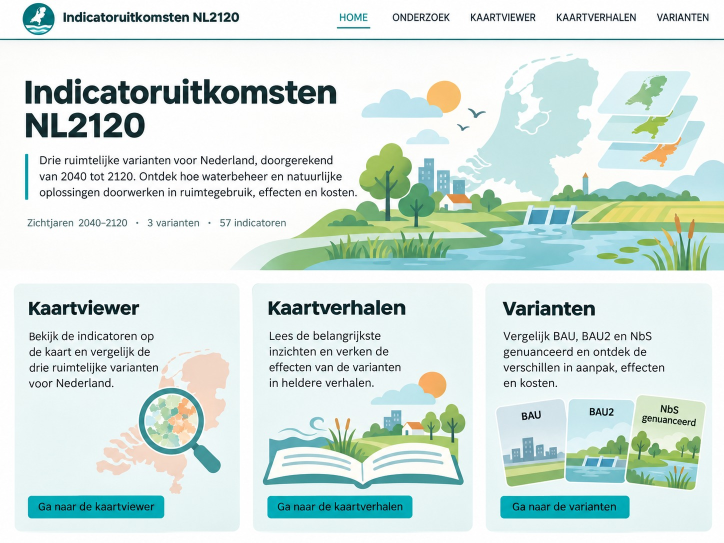
#> input picture conceptart/landing_v1.jpeg, 1448 x 1086 px (shown at 1/2 size)
$ python vectorize.py
#> lines starting #> are read from the running program, lines starting #| are printed output that depends on the picture
"""Vectorize the hero illustration from the concept art.

Usage: python tools/vectorize.py
Writes assets/images/hero.svg. (The logo is a hand-written SVG.)
"""
import re
import tempfile
from pathlib import Path

import vtracer
from PIL import Image, ImageDraw

ROOT = Path(__file__).resolve().parent.parent
SRC = ROOT / "conceptart" / "landing_v1.jpeg"
OUT = ROOT / "assets" / "images"

HERO_BOX = (600, 82, 1448, 540)   # x0, y0, x1, y1 in source pixels
HERO_MASKS = [(0, 60, 82, 135),   # tail of the heading ("en")
              (0, 212, 125, 332)]  # tail of the intro text


def trace(img: Image.Image, scale: int, out: Path, post=None, **opts) -> None:
    w, h = img.size
    big = img.resize((w * scale, h * scale), Image.LANCZOS)
    with tempfile.TemporaryDirectory() as tmp:
        png = Path(tmp) / "in.png"
        svg = Path(tmp) / "out.svg"
        big.save(png)
        vtracer.convert_image_to_svg_py(str(png), str(svg), **opts)
        text = svg.read_text(encoding="utf-8")
    # Make it scalable: drop fixed size, add viewBox.
    text = re.sub(
        r'<svg[^>]*>',
        f'<svg xmlns="http://www.w3.org/2000/svg" viewBox="0 0 {w * scale} {h * scale}" '
        f'preserveAspectRatio="xMidYMid meet" aria-hidden="true">',
        text, count=1,
    )
    text = re.sub(r'<\?xml[^>]*\?>\s*|<!--.*?-->\s*', '', text, flags=re.S)
    if post:
        text = post(text, w * scale, h * scale)
    out.write_text(text, encoding="utf-8")
    print(f"{out.relative_to(ROOT)}: {out.stat().st_size / 1024:.0f} KB")


def drop_background(text: str, w: int, h: int) -> str:
    """Remove the first path when it is the full-canvas background rectangle."""
    m = re.search(r'<path d="(M0 0 [^"]*)"[^>]*/>\s*', text)
    if m and f" {w} 0 " in m.group(1) and f" {w} {h} " in m.group(1) and "M" not in m.group(1)[1:]:
        text = text[:m.start()] + text[m.end():]
    return text


def main() -> None:
    OUT.mkdir(parents=True, exist_ok=True)
    src = Image.open(SRC).convert("RGB")
#> src is the input picture: PIL image 1448x1086 RGB; mean R, G, B 212.4, 228.2, 223

    hero = src.crop(HERO_BOX)
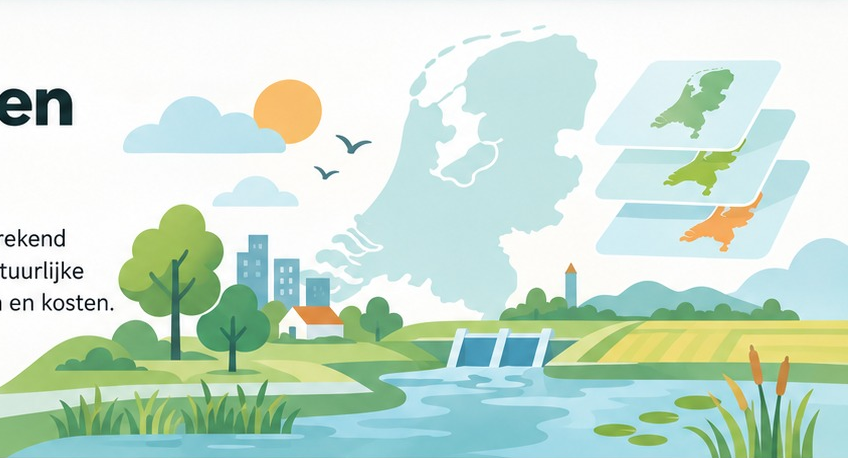
#> hero: PIL image 848x458 RGB; mean R, G, B 202.2, 224.4, 209.6
    bg = src.getpixel((300, 500))  # plain hero background colour
#> bg = (253, 253, 251)
    draw = ImageDraw.Draw(hero)
    for box in HERO_MASKS:
        draw.rectangle(box, fill=bg)
    trace(hero, 2, OUT / "hero.svg",
          colormode="color", hierarchical="stacked", mode="spline",
          filter_speckle=8, color_precision=6, layer_difference=20,
          corner_threshold=60, length_threshold=4.0, splice_threshold=45,
          path_precision=1, post=drop_background)


if __name__ == "__main__":
#> (the run stopped early here; a loop or call above may not have finished)

$ run again, with conceptart/cockpit.png saved as conceptart/landing_v1.jpeg
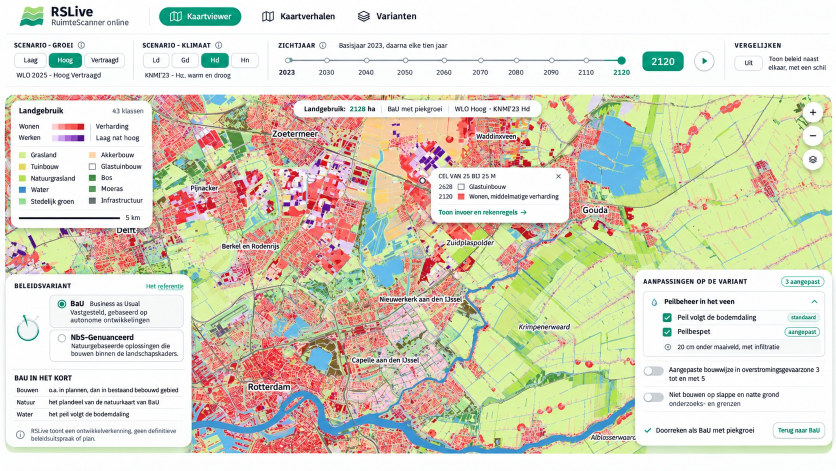
#> input picture conceptart/cockpit.png, 1672 x 941 px (shown at 1/2 size)
#> in main, src is the input picture: PIL image 1672x941 RGB; mean R, G, B 218.3, 214.5, 195.8
#> in main, `hero = src.crop(HERO_BOX)`:
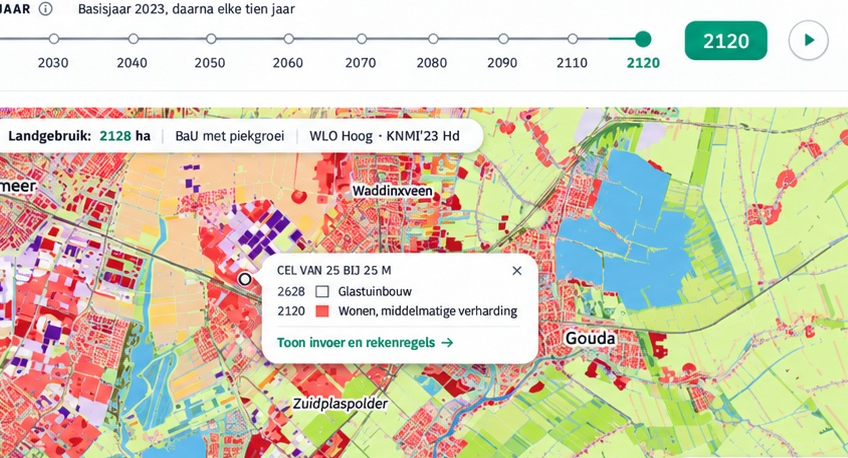
#> hero: PIL image 848x458 RGB; mean R, G, B 214.3, 207.4, 183.5
#> bg = (156, 183, 192)
#> in trace, `big = img.resize((w * scale, h * scale), Image.LANCZOS)`:
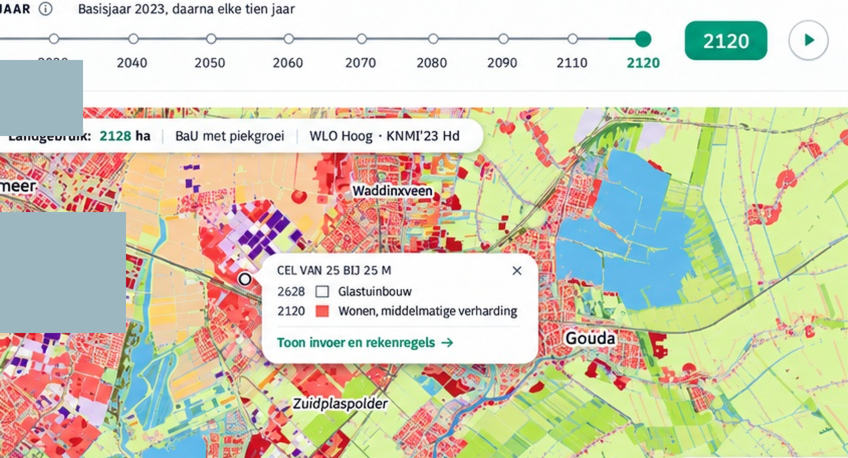
#> big: PIL image 1696x916 RGB (shown at 1/2 size); mean R, G, B 210.5, 207.8, 184.2
